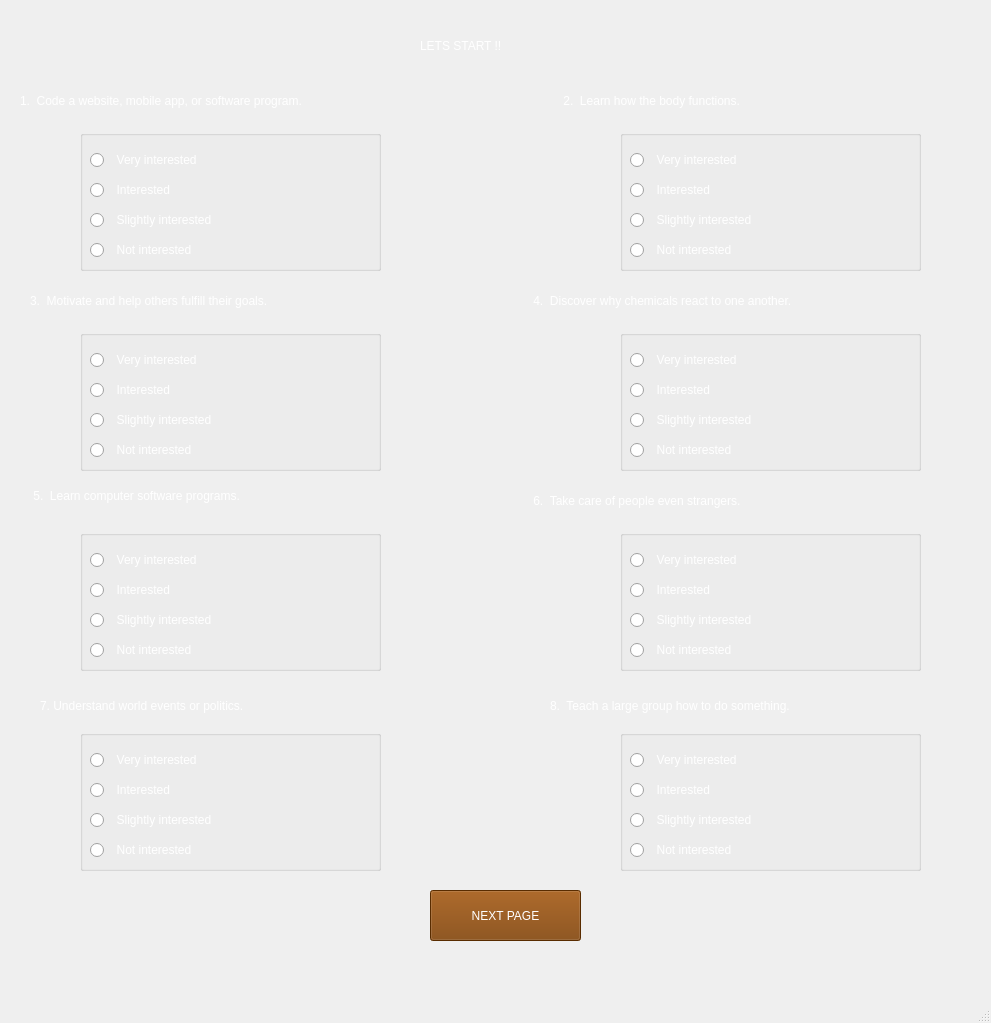
<?xml version="1.0" encoding="UTF-8"?>
<ui version="4.0">
 <class>grpah1</class>
 <widget class="QMainWindow" name="grpah1">
  <property name="geometry">
   <rect>
    <x>0</x>
    <y>0</y>
    <width>991</width>
    <height>1023</height>
   </rect>
  </property>
  <property name="windowTitle">
   <string>MainWindow</string>
  </property>
  <widget class="QWidget" name="centralwidget">
   <widget class="QLabel" name="label">
    <property name="geometry">
     <rect>
      <x>0</x>
      <y>-50</y>
      <width>991</width>
      <height>1021</height>
     </rect>
    </property>
    <property name="text">
     <string/>
    </property>
    <property name="pixmap">
     <pixmap>Documents/CyT83yY.jpg</pixmap>
    </property>
   </widget>
   <widget class="QLabel" name="label_2">
    <property name="geometry">
     <rect>
      <x>420</x>
      <y>10</y>
      <width>191</width>
      <height>71</height>
     </rect>
    </property>
    <property name="styleSheet">
     <string notr="true">font: 75 16pt &quot;MS Shell Dlg 2&quot;;
color: rgb(255, 255, 255);</string>
    </property>
    <property name="text">
     <string>LETS START !!</string>
    </property>
   </widget>
   <widget class="QGroupBox" name="gb1_4">
    <property name="geometry">
     <rect>
      <x>80</x>
      <y>130</y>
      <width>301</width>
      <height>141</height>
     </rect>
    </property>
    <property name="title">
     <string/>
    </property>
    <widget class="QRadioButton" name="rb1">
     <property name="geometry">
      <rect>
       <x>10</x>
       <y>20</y>
       <width>151</width>
       <height>20</height>
      </rect>
     </property>
     <property name="styleSheet">
      <string notr="true">font: 75 10pt &quot;MS Shell Dlg 2&quot;;
color: rgb(255, 255, 255);</string>
     </property>
     <property name="text">
      <string>  Very interested</string>
     </property>
    </widget>
    <widget class="QRadioButton" name="rb4">
     <property name="geometry">
      <rect>
       <x>10</x>
       <y>110</y>
       <width>151</width>
       <height>20</height>
      </rect>
     </property>
     <property name="styleSheet">
      <string notr="true">font: 75 10pt &quot;MS Shell Dlg 2&quot;;
color: rgb(255, 255, 255);</string>
     </property>
     <property name="text">
      <string>  Not interested</string>
     </property>
    </widget>
    <widget class="QRadioButton" name="rb3">
     <property name="geometry">
      <rect>
       <x>10</x>
       <y>80</y>
       <width>181</width>
       <height>20</height>
      </rect>
     </property>
     <property name="styleSheet">
      <string notr="true">font: 75 10pt &quot;MS Shell Dlg 2&quot;;
color: rgb(255, 255, 255);</string>
     </property>
     <property name="text">
      <string>  Slightly interested</string>
     </property>
    </widget>
    <widget class="QRadioButton" name="rb2">
     <property name="geometry">
      <rect>
       <x>10</x>
       <y>50</y>
       <width>121</width>
       <height>20</height>
      </rect>
     </property>
     <property name="styleSheet">
      <string notr="true">font: 75 10pt &quot;MS Shell Dlg 2&quot;;
color: rgb(255, 255, 255);</string>
     </property>
     <property name="text">
      <string>  Interested</string>
     </property>
    </widget>
   </widget>
   <widget class="QLabel" name="label_3">
    <property name="geometry">
     <rect>
      <x>30</x>
      <y>290</y>
      <width>541</width>
      <height>21</height>
     </rect>
    </property>
    <property name="styleSheet">
     <string notr="true">font: 75 12pt &quot;MS Shell Dlg 2&quot;;
color: rgb(255, 255, 255);</string>
    </property>
    <property name="text">
     <string>3.  Motivate and help others fulfill their goals.</string>
    </property>
   </widget>
   <widget class="QLabel" name="label_4">
    <property name="geometry">
     <rect>
      <x>20</x>
      <y>90</y>
      <width>541</width>
      <height>21</height>
     </rect>
    </property>
    <property name="styleSheet">
     <string notr="true">font: 75 12pt &quot;MS Shell Dlg 2&quot;;
color: rgb(255, 255, 255);</string>
    </property>
    <property name="text">
     <string>1.  Code a website, mobile app, or software program.</string>
    </property>
   </widget>
   <widget class="QGroupBox" name="gb1_2">
    <property name="geometry">
     <rect>
      <x>80</x>
      <y>530</y>
      <width>301</width>
      <height>141</height>
     </rect>
    </property>
    <property name="title">
     <string/>
    </property>
    <widget class="QRadioButton" name="rb20">
     <property name="geometry">
      <rect>
       <x>10</x>
       <y>110</y>
       <width>151</width>
       <height>20</height>
      </rect>
     </property>
     <property name="styleSheet">
      <string notr="true">font: 75 10pt &quot;MS Shell Dlg 2&quot;;
color: rgb(255, 255, 255);</string>
     </property>
     <property name="text">
      <string>  Not interested</string>
     </property>
    </widget>
    <widget class="QRadioButton" name="rb17">
     <property name="geometry">
      <rect>
       <x>10</x>
       <y>20</y>
       <width>151</width>
       <height>20</height>
      </rect>
     </property>
     <property name="styleSheet">
      <string notr="true">font: 75 10pt &quot;MS Shell Dlg 2&quot;;
color: rgb(255, 255, 255);</string>
     </property>
     <property name="text">
      <string>  Very interested</string>
     </property>
    </widget>
    <widget class="QRadioButton" name="rb18">
     <property name="geometry">
      <rect>
       <x>10</x>
       <y>50</y>
       <width>121</width>
       <height>20</height>
      </rect>
     </property>
     <property name="styleSheet">
      <string notr="true">font: 75 10pt &quot;MS Shell Dlg 2&quot;;
color: rgb(255, 255, 255);</string>
     </property>
     <property name="text">
      <string>  Interested</string>
     </property>
    </widget>
    <widget class="QRadioButton" name="rb19">
     <property name="geometry">
      <rect>
       <x>10</x>
       <y>80</y>
       <width>181</width>
       <height>20</height>
      </rect>
     </property>
     <property name="styleSheet">
      <string notr="true">font: 75 10pt &quot;MS Shell Dlg 2&quot;;
color: rgb(255, 255, 255);</string>
     </property>
     <property name="text">
      <string>  Slightly interested</string>
     </property>
    </widget>
   </widget>
   <widget class="QGroupBox" name="gb1_3">
    <property name="geometry">
     <rect>
      <x>80</x>
      <y>730</y>
      <width>301</width>
      <height>141</height>
     </rect>
    </property>
    <property name="title">
     <string/>
    </property>
    <widget class="QRadioButton" name="rb28">
     <property name="geometry">
      <rect>
       <x>10</x>
       <y>110</y>
       <width>151</width>
       <height>20</height>
      </rect>
     </property>
     <property name="styleSheet">
      <string notr="true">font: 75 10pt &quot;MS Shell Dlg 2&quot;;
color: rgb(255, 255, 255);</string>
     </property>
     <property name="text">
      <string>  Not interested</string>
     </property>
    </widget>
    <widget class="QRadioButton" name="rb25">
     <property name="geometry">
      <rect>
       <x>10</x>
       <y>20</y>
       <width>151</width>
       <height>20</height>
      </rect>
     </property>
     <property name="styleSheet">
      <string notr="true">font: 75 10pt &quot;MS Shell Dlg 2&quot;;
color: rgb(255, 255, 255);</string>
     </property>
     <property name="text">
      <string>  Very interested</string>
     </property>
    </widget>
    <widget class="QRadioButton" name="rb26">
     <property name="geometry">
      <rect>
       <x>10</x>
       <y>50</y>
       <width>131</width>
       <height>20</height>
      </rect>
     </property>
     <property name="styleSheet">
      <string notr="true">font: 75 10pt &quot;MS Shell Dlg 2&quot;;
color: rgb(255, 255, 255);</string>
     </property>
     <property name="text">
      <string>  Interested</string>
     </property>
    </widget>
    <widget class="QRadioButton" name="rb27">
     <property name="geometry">
      <rect>
       <x>10</x>
       <y>80</y>
       <width>181</width>
       <height>20</height>
      </rect>
     </property>
     <property name="styleSheet">
      <string notr="true">font: 75 10pt &quot;MS Shell Dlg 2&quot;;
color: rgb(255, 255, 255);</string>
     </property>
     <property name="text">
      <string>  Slightly interested</string>
     </property>
    </widget>
   </widget>
   <widget class="QGroupBox" name="gb1">
    <property name="geometry">
     <rect>
      <x>80</x>
      <y>330</y>
      <width>301</width>
      <height>141</height>
     </rect>
    </property>
    <property name="title">
     <string/>
    </property>
    <widget class="QRadioButton" name="rb12">
     <property name="geometry">
      <rect>
       <x>10</x>
       <y>110</y>
       <width>151</width>
       <height>20</height>
      </rect>
     </property>
     <property name="styleSheet">
      <string notr="true">font: 75 10pt &quot;MS Shell Dlg 2&quot;;
color: rgb(255, 255, 255);</string>
     </property>
     <property name="text">
      <string>  Not interested</string>
     </property>
    </widget>
    <widget class="QRadioButton" name="rb11">
     <property name="geometry">
      <rect>
       <x>10</x>
       <y>80</y>
       <width>171</width>
       <height>20</height>
      </rect>
     </property>
     <property name="styleSheet">
      <string notr="true">font: 75 10pt &quot;MS Shell Dlg 2&quot;;
color: rgb(255, 255, 255);</string>
     </property>
     <property name="text">
      <string>  Slightly interested</string>
     </property>
    </widget>
    <widget class="QRadioButton" name="rb9">
     <property name="geometry">
      <rect>
       <x>10</x>
       <y>20</y>
       <width>151</width>
       <height>20</height>
      </rect>
     </property>
     <property name="styleSheet">
      <string notr="true">font: 75 10pt &quot;MS Shell Dlg 2&quot;;
color: rgb(255, 255, 255);</string>
     </property>
     <property name="text">
      <string>  Very interested</string>
     </property>
    </widget>
    <widget class="QRadioButton" name="rb10">
     <property name="geometry">
      <rect>
       <x>10</x>
       <y>50</y>
       <width>121</width>
       <height>20</height>
      </rect>
     </property>
     <property name="styleSheet">
      <string notr="true">font: 75 10pt &quot;MS Shell Dlg 2&quot;;
color: rgb(255, 255, 255);</string>
     </property>
     <property name="text">
      <string>  Interested</string>
     </property>
    </widget>
   </widget>
   <widget class="QLabel" name="label_6">
    <property name="geometry">
     <rect>
      <x>30</x>
      <y>480</y>
      <width>541</width>
      <height>31</height>
     </rect>
    </property>
    <property name="styleSheet">
     <string notr="true">font: 75 12pt &quot;MS Shell Dlg 2&quot;;
color: rgb(255, 255, 255);</string>
    </property>
    <property name="text">
     <string> 5.  Learn computer software programs.</string>
    </property>
   </widget>
   <widget class="QLabel" name="label_9">
    <property name="geometry">
     <rect>
      <x>40</x>
      <y>690</y>
      <width>541</width>
      <height>31</height>
     </rect>
    </property>
    <property name="styleSheet">
     <string notr="true">font: 75 12pt &quot;MS Shell Dlg 2&quot;;
color: rgb(255, 255, 255);</string>
    </property>
    <property name="text">
     <string>7. Understand world events or politics.</string>
    </property>
   </widget>
   <widget class="QLabel" name="label_5">
    <property name="geometry">
     <rect>
      <x>560</x>
      <y>90</y>
      <width>551</width>
      <height>21</height>
     </rect>
    </property>
    <property name="styleSheet">
     <string notr="true">font: 75 12pt &quot;MS Shell Dlg 2&quot;;
color: rgb(255, 255, 255);</string>
    </property>
    <property name="text">
     <string> 2.  Learn how the body functions.</string>
    </property>
   </widget>
   <widget class="QLabel" name="label_8">
    <property name="geometry">
     <rect>
      <x>550</x>
      <y>690</y>
      <width>541</width>
      <height>31</height>
     </rect>
    </property>
    <property name="styleSheet">
     <string notr="true">font: 75 12pt &quot;MS Shell Dlg 2&quot;;
color: rgb(255, 255, 255);</string>
    </property>
    <property name="text">
     <string>8.  Teach a large group how to do something.</string>
    </property>
   </widget>
   <widget class="QLabel" name="label_7">
    <property name="geometry">
     <rect>
      <x>520</x>
      <y>290</y>
      <width>541</width>
      <height>21</height>
     </rect>
    </property>
    <property name="styleSheet">
     <string notr="true">font: 75 12pt &quot;MS Shell Dlg 2&quot;;
color: rgb(255, 255, 255);</string>
    </property>
    <property name="text">
     <string>    4.  Discover why chemicals react to one another.</string>
    </property>
   </widget>
   <widget class="QLabel" name="label_10">
    <property name="geometry">
     <rect>
      <x>520</x>
      <y>485</y>
      <width>541</width>
      <height>31</height>
     </rect>
    </property>
    <property name="styleSheet">
     <string notr="true">font: 75 12pt &quot;MS Shell Dlg 2&quot;;
color: rgb(255, 255, 255);</string>
    </property>
    <property name="text">
     <string>    6.  Take care of people even strangers.</string>
    </property>
   </widget>
   <widget class="QGroupBox" name="gb1_5">
    <property name="geometry">
     <rect>
      <x>620</x>
      <y>130</y>
      <width>301</width>
      <height>141</height>
     </rect>
    </property>
    <property name="title">
     <string/>
    </property>
    <widget class="QRadioButton" name="rb5">
     <property name="geometry">
      <rect>
       <x>10</x>
       <y>20</y>
       <width>151</width>
       <height>20</height>
      </rect>
     </property>
     <property name="styleSheet">
      <string notr="true">font: 75 10pt &quot;MS Shell Dlg 2&quot;;
color: rgb(255, 255, 255);</string>
     </property>
     <property name="text">
      <string>  Very interested</string>
     </property>
    </widget>
    <widget class="QRadioButton" name="rb8">
     <property name="geometry">
      <rect>
       <x>10</x>
       <y>110</y>
       <width>151</width>
       <height>20</height>
      </rect>
     </property>
     <property name="styleSheet">
      <string notr="true">font: 75 10pt &quot;MS Shell Dlg 2&quot;;
color: rgb(255, 255, 255);</string>
     </property>
     <property name="text">
      <string>  Not interested</string>
     </property>
    </widget>
    <widget class="QRadioButton" name="rb7">
     <property name="geometry">
      <rect>
       <x>10</x>
       <y>80</y>
       <width>181</width>
       <height>20</height>
      </rect>
     </property>
     <property name="styleSheet">
      <string notr="true">font: 75 10pt &quot;MS Shell Dlg 2&quot;;
color: rgb(255, 255, 255);</string>
     </property>
     <property name="text">
      <string>  Slightly interested</string>
     </property>
    </widget>
    <widget class="QRadioButton" name="rb6">
     <property name="geometry">
      <rect>
       <x>10</x>
       <y>50</y>
       <width>121</width>
       <height>20</height>
      </rect>
     </property>
     <property name="styleSheet">
      <string notr="true">font: 75 10pt &quot;MS Shell Dlg 2&quot;;
color: rgb(255, 255, 255);</string>
     </property>
     <property name="text">
      <string>  Interested</string>
     </property>
    </widget>
   </widget>
   <widget class="QGroupBox" name="gb1_6">
    <property name="geometry">
     <rect>
      <x>620</x>
      <y>330</y>
      <width>301</width>
      <height>141</height>
     </rect>
    </property>
    <property name="title">
     <string/>
    </property>
    <widget class="QRadioButton" name="rb13">
     <property name="geometry">
      <rect>
       <x>10</x>
       <y>20</y>
       <width>151</width>
       <height>20</height>
      </rect>
     </property>
     <property name="styleSheet">
      <string notr="true">font: 75 10pt &quot;MS Shell Dlg 2&quot;;
color: rgb(255, 255, 255);</string>
     </property>
     <property name="text">
      <string>  Very interested</string>
     </property>
    </widget>
    <widget class="QRadioButton" name="rb16">
     <property name="geometry">
      <rect>
       <x>10</x>
       <y>110</y>
       <width>151</width>
       <height>20</height>
      </rect>
     </property>
     <property name="styleSheet">
      <string notr="true">font: 75 10pt &quot;MS Shell Dlg 2&quot;;
color: rgb(255, 255, 255);</string>
     </property>
     <property name="text">
      <string>  Not interested</string>
     </property>
    </widget>
    <widget class="QRadioButton" name="rb15">
     <property name="geometry">
      <rect>
       <x>10</x>
       <y>80</y>
       <width>181</width>
       <height>20</height>
      </rect>
     </property>
     <property name="styleSheet">
      <string notr="true">font: 75 10pt &quot;MS Shell Dlg 2&quot;;
color: rgb(255, 255, 255);</string>
     </property>
     <property name="text">
      <string>  Slightly interested</string>
     </property>
    </widget>
    <widget class="QRadioButton" name="rb14">
     <property name="geometry">
      <rect>
       <x>10</x>
       <y>50</y>
       <width>121</width>
       <height>20</height>
      </rect>
     </property>
     <property name="styleSheet">
      <string notr="true">font: 75 10pt &quot;MS Shell Dlg 2&quot;;
color: rgb(255, 255, 255);</string>
     </property>
     <property name="text">
      <string>  Interested</string>
     </property>
    </widget>
   </widget>
   <widget class="QGroupBox" name="gb1_7">
    <property name="geometry">
     <rect>
      <x>620</x>
      <y>530</y>
      <width>301</width>
      <height>141</height>
     </rect>
    </property>
    <property name="title">
     <string/>
    </property>
    <widget class="QRadioButton" name="rb21">
     <property name="geometry">
      <rect>
       <x>10</x>
       <y>20</y>
       <width>151</width>
       <height>20</height>
      </rect>
     </property>
     <property name="styleSheet">
      <string notr="true">font: 75 10pt &quot;MS Shell Dlg 2&quot;;
color: rgb(255, 255, 255);</string>
     </property>
     <property name="text">
      <string>  Very interested</string>
     </property>
    </widget>
    <widget class="QRadioButton" name="rb24">
     <property name="geometry">
      <rect>
       <x>10</x>
       <y>110</y>
       <width>151</width>
       <height>20</height>
      </rect>
     </property>
     <property name="styleSheet">
      <string notr="true">font: 75 10pt &quot;MS Shell Dlg 2&quot;;
color: rgb(255, 255, 255);</string>
     </property>
     <property name="text">
      <string>  Not interested</string>
     </property>
    </widget>
    <widget class="QRadioButton" name="rb23">
     <property name="geometry">
      <rect>
       <x>10</x>
       <y>80</y>
       <width>181</width>
       <height>20</height>
      </rect>
     </property>
     <property name="styleSheet">
      <string notr="true">font: 75 10pt &quot;MS Shell Dlg 2&quot;;
color: rgb(255, 255, 255);</string>
     </property>
     <property name="text">
      <string>  Slightly interested</string>
     </property>
    </widget>
    <widget class="QRadioButton" name="rb22">
     <property name="geometry">
      <rect>
       <x>10</x>
       <y>50</y>
       <width>121</width>
       <height>20</height>
      </rect>
     </property>
     <property name="styleSheet">
      <string notr="true">font: 75 10pt &quot;MS Shell Dlg 2&quot;;
color: rgb(255, 255, 255);</string>
     </property>
     <property name="text">
      <string>  Interested</string>
     </property>
    </widget>
   </widget>
   <widget class="QGroupBox" name="gb1_8">
    <property name="geometry">
     <rect>
      <x>620</x>
      <y>730</y>
      <width>301</width>
      <height>141</height>
     </rect>
    </property>
    <property name="title">
     <string/>
    </property>
    <widget class="QRadioButton" name="rb29">
     <property name="geometry">
      <rect>
       <x>10</x>
       <y>20</y>
       <width>151</width>
       <height>20</height>
      </rect>
     </property>
     <property name="styleSheet">
      <string notr="true">font: 75 10pt &quot;MS Shell Dlg 2&quot;;
color: rgb(255, 255, 255);</string>
     </property>
     <property name="text">
      <string>  Very interested</string>
     </property>
    </widget>
    <widget class="QRadioButton" name="rb32">
     <property name="geometry">
      <rect>
       <x>10</x>
       <y>110</y>
       <width>151</width>
       <height>20</height>
      </rect>
     </property>
     <property name="styleSheet">
      <string notr="true">font: 75 10pt &quot;MS Shell Dlg 2&quot;;
color: rgb(255, 255, 255);</string>
     </property>
     <property name="text">
      <string>  Not interested</string>
     </property>
    </widget>
    <widget class="QRadioButton" name="rb31">
     <property name="geometry">
      <rect>
       <x>10</x>
       <y>80</y>
       <width>181</width>
       <height>20</height>
      </rect>
     </property>
     <property name="styleSheet">
      <string notr="true">font: 75 10pt &quot;MS Shell Dlg 2&quot;;
color: rgb(255, 255, 255);</string>
     </property>
     <property name="text">
      <string>  Slightly interested</string>
     </property>
    </widget>
    <widget class="QRadioButton" name="rb30">
     <property name="geometry">
      <rect>
       <x>10</x>
       <y>50</y>
       <width>121</width>
       <height>20</height>
      </rect>
     </property>
     <property name="styleSheet">
      <string notr="true">font: 75 10pt &quot;MS Shell Dlg 2&quot;;
color: rgb(255, 255, 255);</string>
     </property>
     <property name="text">
      <string>  Interested</string>
     </property>
    </widget>
   </widget>
   <widget class="QPushButton" name="nextpage">
    <property name="geometry">
     <rect>
      <x>430</x>
      <y>890</y>
      <width>151</width>
      <height>51</height>
     </rect>
    </property>
    <property name="styleSheet">
     <string notr="true">font: 75 11pt &quot;MS Shell Dlg 2&quot;;
color: rgb(255, 255, 255);
background-color: rgb(125, 62, 0);</string>
    </property>
    <property name="text">
     <string>NEXT PAGE</string>
    </property>
   </widget>
  </widget>
  <widget class="QMenuBar" name="menubar">
   <property name="geometry">
    <rect>
     <x>0</x>
     <y>0</y>
     <width>991</width>
     <height>26</height>
    </rect>
   </property>
  </widget>
  <widget class="QStatusBar" name="statusbar"/>
 </widget>
 <resources/>
 <connections/>
</ui>
